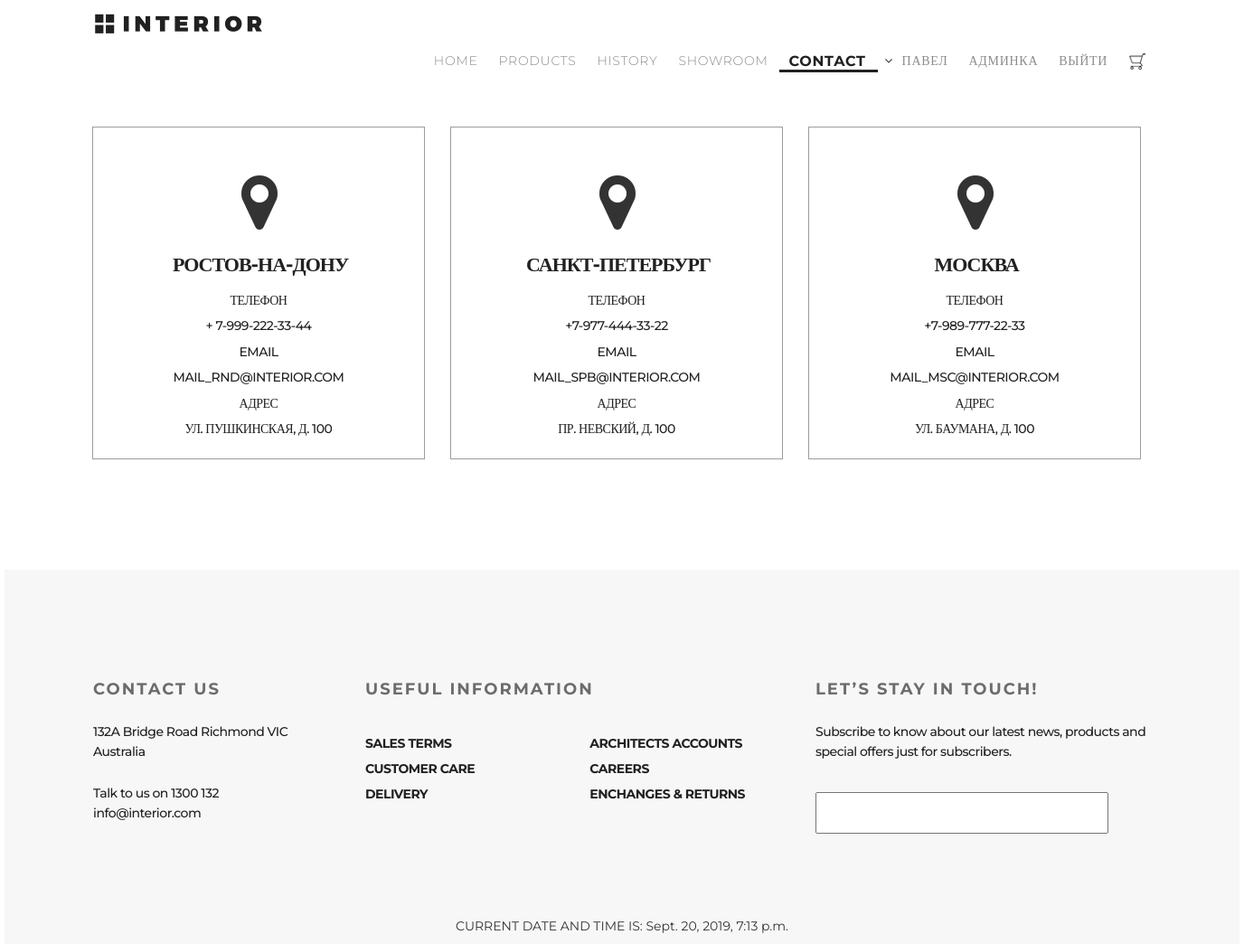
/contact/ (signed in), run on the app's committed database.
### authapp/models.py (models this page shows, shortened)
class ShopUser(AbstractUser):
    avatar = models.ImageField(upload_to='user_avatar', blank=True)
    age = models.PositiveIntegerField(verbose_name='Возраст', null=True, default=18)
    activation_key = models.CharField(max_length=128, blank=True)
    activation_key_expires = models.DateTimeField(default=now() + timedelta(hours=48))

### mainapp/models.py (models this page shows, shortened)
class ContactCard(models.Model):
    name = models.CharField(max_length=32)
    city = models.CharField(max_length=255, verbose_name='Город', default='Город не указан')
    phone = models.CharField(max_length=255, verbose_name='Номер телефона',
                             default='Номер не указан')  # charfield для того, чтобы указывать номер с дефисами
    email = models.CharField(max_length=255, verbose_name='Электронная почта', default='Эдектронная почта не указана')
    address = models.CharField(max_length=455, verbose_name='Адрес', default='Адрес не указан')

### mainapp/views.py (the view)
# urls.py: path('contact/', mainapp.contact_view, name='contact'),
def contact_view(request):
    contact_cards = ContactCard.objects.all()
    return render(request, 'contact.html',
                  {'contact_card': contact_cards, 'datetime': current_datetime, 'date_text': current_date_text,
                   'data': data})

### context_processors/basketProc.py (called while the page is built)
def basketProc(request):
    print(f'context processor basket works')
    item1 = []
    item2 = []
    item3 = []
    item4 = []
    newbasket = []
    if request.user.is_authenticated:
        basket_items = Basket.objects.filter(user=request.user).select_related('user', 'product').select_related('product')
        if basket_items:                                                        #  basket_items = QuerySet
            for i in basket_items:
                item1.append(i.product.category.name)
                item2.append(i.product.name)
                item3.append(i.product.price)
                item4.append(i.quantity)
        basketzip = zip(item1, item2, item3, item4)
        print(len(Basket.objects.filter(user=request.user)))
        newbasket = (list(basketzip))
    return {'BasketP': newbasket}

### mainapp/templates/contact.html (shortened to what this page needs)
{% extends "base.html" %} {% load static %} {% block title %} Interior. Contacts. {% endblock %} {% block menu_and_logo_contacts %}
<div class="padding_side_top">
    {% include "inc/menu_top.html" %}
</div>
{% endblock %} {% block locations %}
<br>
<div class="location">
    {% if contact_card %} {% for item in contact_card %}
    <div class="location-1">
        <i class="fa fa-map-marker fa-5x"></i>
        <h4>{{item.city}}</h4>
        <div class="contacts">
            <h5>Телефон</h5>
            <p>{{item.phone}}</p>
        </div>
        <div class="contacts">
            <h5>Email</h5>
            <p>{{item.email}}</p>
        </div>
        <div class="contacts">
            <h5>Адрес</h5>
            <p>{{item.address}}</p>
        </div>
    </div>
    {% endfor %} {% else %}
    <h2 style="line-height: 400px; text-align:center">Контактов пока нет!</h2>
    {% endif %}
</div>
{% endblock %}

### mainapp/templates/inc/menu_top.html (shortened to what this page needs)
{% load static %}
<div class="header">
    <a href="/index/" class="logo"><img src="{% static 'img/logo.png' %}" alt="logo"></a>
    <ul class="menu">
        <li><a href="{% url 'main:index' %}" class="{% if request.resolver_match.url_name == 'index' %}active_menu{% endif %}">home</a></li>
        <li><a href="{% url 'main:products' %}" class="{% if request.resolver_match.url_name == 'products' %}active_menu{% endif %}">products</a></li>
        <li><a href="#">history</a></li>
        <li><a href="#">showroom</a></li>
        <li><a href="{% url 'main:contact' %}" class="{% if request.resolver_match.url_name == 'contact' %}active_menu{% endif %}">contact</a></li>
{% if user.is_authenticated %}
        <li id="dropdown"><a href="{% url 'auth:edit' %}">{{ user.first_name|default:'Пользователь' }}</a>
            </li>
{% endif %}
{% if user.is_superuser %}
        <li>
            <a href="{% url 'adminapp:users' %}">админка</a>
        </li>
{% endif %}
    <li>
        <li>
        {% if user.is_authenticated %}
            <a href="{% url 'auth:logout' %}">выйти</a>
        {% else %}
            <a href="{% url 'auth:login' %}">войти</a>
        {% endif %}
    </li>
        <li><a href="{% url 'basket:view' %}"><img src="{% static 'img/basket.png' %}" width="20"
   height="20" alt="Пример"></a> {% if basket %} {{ basket|length }} типов на {{ basket.0.total_cost }} руб ({{ basket.0.total_quantity }} всего) {% endif %}
</div>

### static/style.css (style rules this page uses)
.menu { text-transform: uppercase; list-style-type: none; display: flex; padding-top: 57px; }
.menu a { padding: 10px 13px 0 10px; letter-spacing: 0.7px; color: #8c8c8c; font-size: 14px; font-weight: 300; text-decoration: none; }
* { margin: 0; padding: 0; }
h4 { color: #6c6c6c; font-size: 22px; font-weight: 300; line-height: 24px; width: 413px; height: 21px; margin-top: 26px; margin-left: 1px; letter-spacing: -1px; text-align: justify; }
.menu .active_menu { color: #212121; font-size: 16px; font-weight: 700; text-align: right; border-bottom: 3px solid #212121; }
.padding_side_top { position: relative; padding-left: auto; padding-right: auto; margin-bottom: -80px; }
body { font-family: "Montserrat" }
.header { display: flex; justify-content: space-around; }
.logo { margin-top: 15px; margin-left: 10px; height: 22px; }
.contacts { letter-spacing: -0.5px; color: #212121; font-size: 14px; font-weight: 500; line-height: 22px; text-align: left; margin-top: 24px; }
.location { padding: 0px 97px; justify-content: space-between; }
.location-1 { height: 368px; width: 368px; border: 1px solid #9c9c9c; margin: 71px 28px 122px 0px; float: left; }
.location-1:last-child { margin: 71px 0px 122px 0px; }
.location i { display: block; margin: 48px auto 0px; width: 38px; }
.location h4 { margin-right: 0px; text-transform: uppercase; text-align: center; color: #212121; font-size: 22px; font-weight: 700; line-height: 16px; width: 368px; }
.location h5 { margin: 23px auto 23px; text-transform: uppercase; text-align: center; line-height: 5px; }
.location p { margin: 23px auto 23px; text-transform: uppercase; text-align: center; line-height: 5px; }
.fa-map-marker:before { content: "\f041"; }
#dropdown:before { content: "\f107"; font-family: FontAwesome; margin-left: 8px; }

### data on the page
ShopUser: first_name "ПАВЕЛ"
ContactCard: city "РОСТОВ-НА-ДОНУ", phone "+ 7-999-222-33-44", email "MAIL_RND@INTERIOR.COM", address "УЛ. ПУШКИНСКАЯ, Д. 100"
ContactCard: city "САНКТ-ПЕТЕРБУРГ", phone "+7-977-444-33-22", email "MAIL_SPB@INTERIOR.COM", address "ПР. НЕВСКИЙ, Д. 100"
ContactCard: city "МОСКВА", phone "+7-989-777-22-33", email "MAIL_MSC@INTERIOR.COM", address "УЛ. БАУМАНА, Д. 100"

### other printed values
{{ date_text }} "CURRENT DATE AND TIME IS:"
{{ datetime }} "Sept. 20, 2019, 7:13 p.m."
